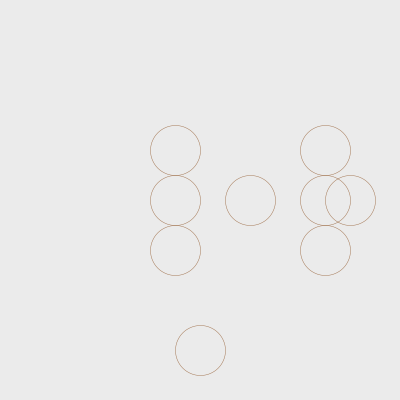
Frame 1 (no input)
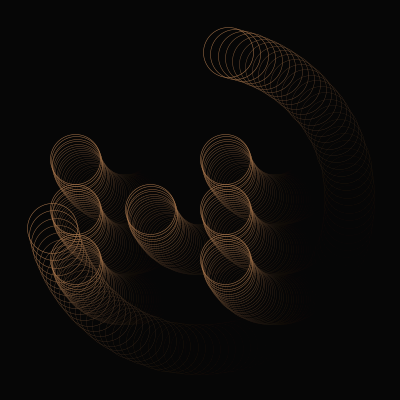
Frame 60 (the mouse pressed at the canvas centre just before this capture)
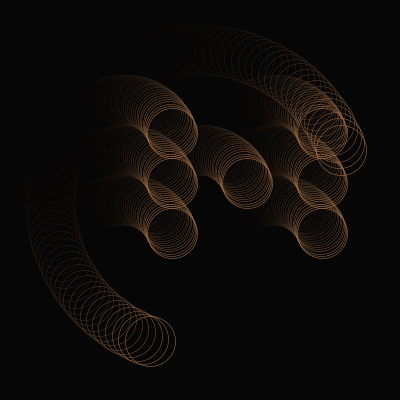
Frame 120 (the mouse held since frame 60 and released just before this capture)

The Processing sketch that drew these frames (run headless with seeded random() and noise(); from frame 60 on, the mouse is pressed at the canvas centre):

// Processing sketch: processing_22005
// ── processing_22005.pde

float r1 = 150; // radius value
float r = 50; // radius value
float theta = 0;
void setup () {
size (400, 400);
background (255);
smooth();
}
void draw () {
// polar to cartesian conversion
noStroke ();
fill (0, 20);
rect (0, 0, width, height);
float x = r*cos(theta); //add random values to jitter
float y = r* sin (theta); //add random values to jitter
//draw an ellipse at x, y
noStroke ();
int s = second(); // call the second value
stroke(map (s, 0, 59, 0, 255), 120, 240-map(s, 0, 59, 0, 240)); // map the second value change color over time
noFill();
strokeWeight (.5);
ellipse (width/2+x-75 , height/2 + y, 50, 50);
ellipse (width/2+x+75 , height/2 + y, 50, 50);
ellipse (width/2+x+75 , height/2 + y-50, 50, 50);
ellipse (width/2+x+75 , height/2 + y+50, 50, 50);
ellipse (width/2 +x, height/2 + y, 50, 50);
ellipse (width/2+x-75 , height/2 + y+50, 50, 50);
ellipse (width/2+x-75 , height/2 + y-50, 50, 50);
float x1 = r1*cos(theta); //add random values to jitter
float y1 = r1* sin (theta); //add random values to jitter
ellipse (width/2 +y1, height/2 + x1, 50, 50);
stroke(map (s, 0, 59, 0, 255), 120, 240-map(s, 0, 59, 0, 240)); // map the second value change color over time
noFill();
strokeWeight (.5);
ellipse (width/2 +x1, height/2 + y1, 50, 50);
//increment the angle
theta += .05; //increase this value to go faster
}
                
